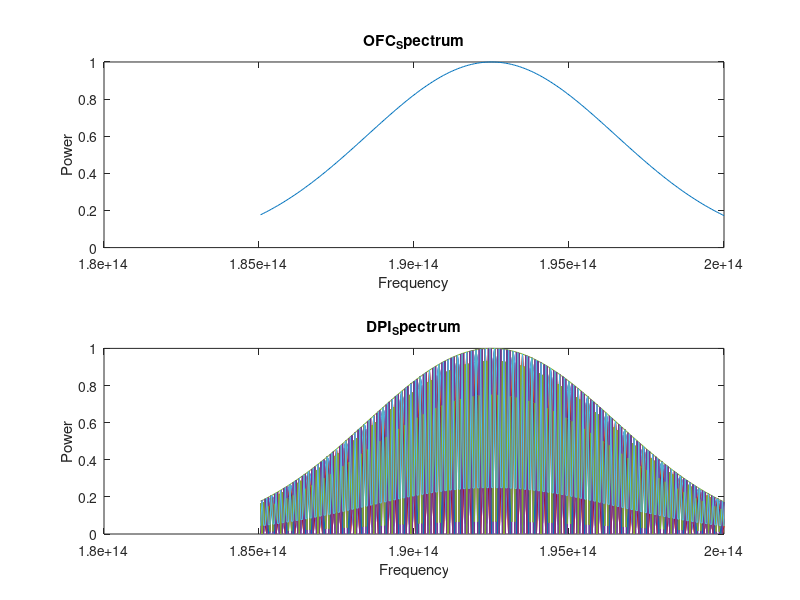
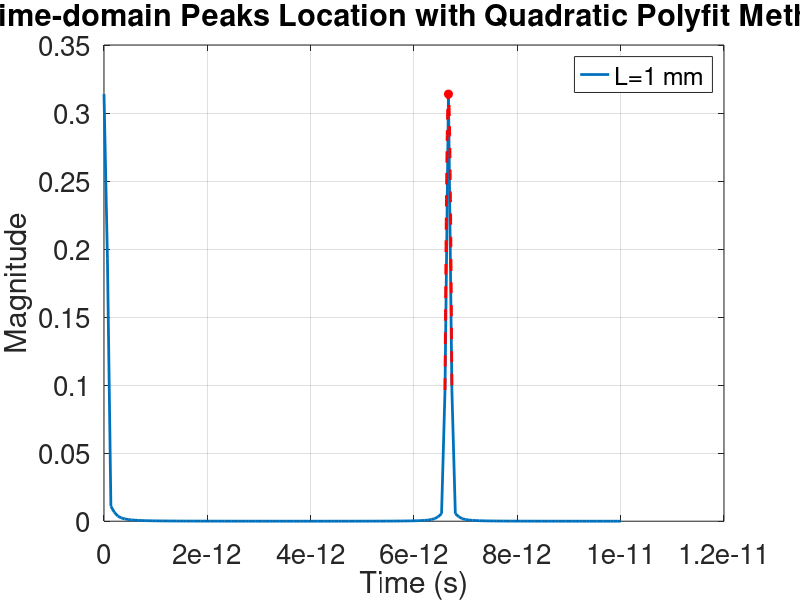

MATLAB code to generate these figures, in order:
%色散干涉法 的仿真 无色散，等频率间隔。非常重要

clc
clear all;
% close all;
format long  %将数值显示格式设置为长固定十进制小数点格式

%%
%参数设定
c=3E8;                         %光速
deltaf = 50e9;                 %频率间隔50GHZ
f1 = 1.85e14;                  %频率，单位Hz
lambda1 = c*1e9/f1;            %波长，单位nm
f2 = 2.00e14; 
lambda2 = c*1e9/f2;
f = f1 + deltaf : deltaf : f2;  %采样点频率
waveband = lambda1 - lambda2; B0=f2-f1;   %频率带宽
w = 2 * pi .*f;    %每个频率对应角频率
lambda = c ./ f;   %每个频率对应波长
fs = 1 / deltaf;   %等价采样率，计算为20pHz
N = B0 / deltaf;    %采样点数，N= 2300
df= fs / N;        %FFt的频率分辨力
Length = length(f);                  %FFT的长度
n = Length;
ft=[0:df:df*(n-1)] - fs/2;%时间轴
%%
%生成高斯光谱外形的光频梳
% I0=gaussmf(f,[0.021e14 1.91e14])+0.8*gaussmf(f,[0.02e14 1.99e14]);
Icomb = gaussmf(f,[0.04e14 1.925e14]);   %光频梳包络为高斯函数
figure                                   %光频梳形状
subplot(2,1,1);
plot(f,Icomb);
xlabel('Frequency');
ylabel('Power');
title('OFC_Spectrum');
%%
reso_t = 1/B0;                %时间分辨力
reso_L = c * reso_t / 2;       %分辨力


%% 干涉模型
a = 0.5; b = 0.5;             %光强比
for j = 1 : 1 : 20
 L=j* 0.5 *1e-3;               %若干待测距离mm
%L = 0.5e-3; 
%L = 1e-3; 
%L = 1.5e-3; 
%L = 2e-3; 
%L = 2.9e-3;
for i = 1:1:N                 %求解光程差对应的相移
phase(i) = w(i)* L/c;
end
Idpi = Icomb.*(a^2+b^2+2*a*b.*cos(phase));    %干涉谱
subplot(2,1,2);
plot(f,Idpi);
xlabel('Frequency');
ylabel('Power');
title('DPI_Spectrum');

%%
% 计算 FFT
fft_result = fft(Idpi);       % FFT 变换
magnitude_spectrum = abs(fft_result/n); % 计算幅度谱及归一化
magnitude_spectrum = magnitude_spectrum(1:n/2+1); % 取单边频谱
magnitude_spectrum(2:end-1) = 2 * magnitude_spectrum(2:end-1); % 修正幅度=原幅度*2

% 时间向量
ft = (0:(n/2)) * (fs/n);   %0~fs/2
% 寻峰
[peaks, locs] = findpeaks(magnitude_spectrum, 'MinPeakHeight', 0.02); % 寻峰并设置最小峰值高度

window_size = 5; % 设置峰值附近的窗口大小
fit_fts = zeros(1, length(locs)); % 存储二项式拟合计算的时间


for i = 1:length(locs)
    % 确定峰值附近的区域
    start_idx = max(1, locs(i) - window_size);   %141
    end_idx = min(length(ft), locs(i) + window_size);  %151
    
    % 提取区域内的时间和幅度
    ft_window = ft(start_idx:end_idx);
    magnitude_window = magnitude_spectrum(start_idx:end_idx);
    
    % 二项式拟合
    p = polyfit(ft_window, magnitude_window, 2);  %二项式拟合
    y = p(1) .* ft_window .^2 + p(2) .* ft_window + p(3);
    % 输出结果
    fit_fts(i) = -p(2) / (2 * p(1));    %峰值坐标：x=-b/(2a)
end

% 输出结果
result_quadratic = zeros(2,8);
disp('Peaks found at (Quadratic_fit method):');
 fprintf('Peak: %.9f s\n',  fit_fts);
L1 = c * fit_fts * 1e3; Accu = L1 - 0.3 * j; 
fprintf('Lmea=%.9f mm Accu=%.9f mm\n', L1, Accu);
% result_quadratic (1,j) = L1;
% result_quadratic (2,j) = Accu;
hold on
end
%二项式拟合法
x1 = [6.600000000000000e-12, 6.666666666666667e-12, 6.733333333333333e-12];
y1 = [0.096401949993566, 0.313904747943254, 0.096402004286866];
p = polyfit(x1,y1,2);
pl = -p(2)/(2*p(1));
x2 = linspace(6.600000000000000e-12,6.733333333333333e-12,100);
y2 = p(1) .* x2 .^2 + p(2) .*x2 + p(3);
% 绘制时域脉冲
figure;
set(gcf,'color','White')
g = plot(ft, magnitude_spectrum);
set(g(1),'LineWidth',2)
hold on;
plot(fit_fts, peaks, 'ro', 'MarkerFaceColor', 'r'); % 标记峰值
xlabel('Time (s)');
set(gca,'FontSize',16)
ylabel('Magnitude');
set(gca,'FontSize',16)
title('Time-domain Peaks Location with Quadratic Polyfit Method');
set(gca,'FontSize',20)
%plot(ft_window,y,'r-');
hold on
h = plot(x2,y2,'r--');
set(h(1),'LineWidth',2)
legend('L=1 mm')
grid on;
%end
